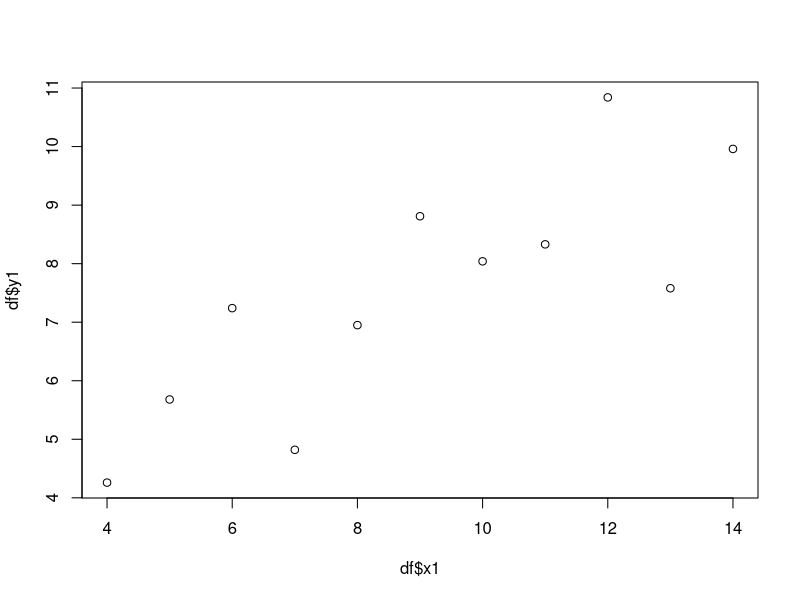
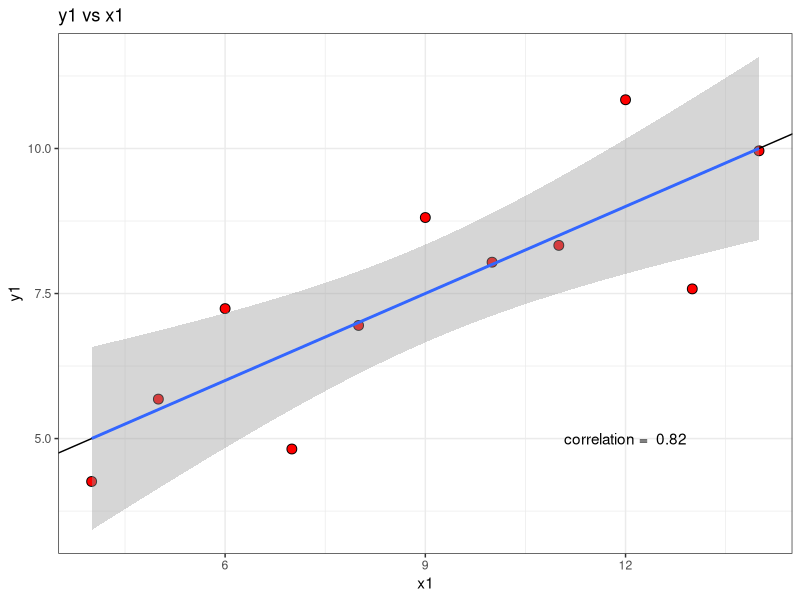
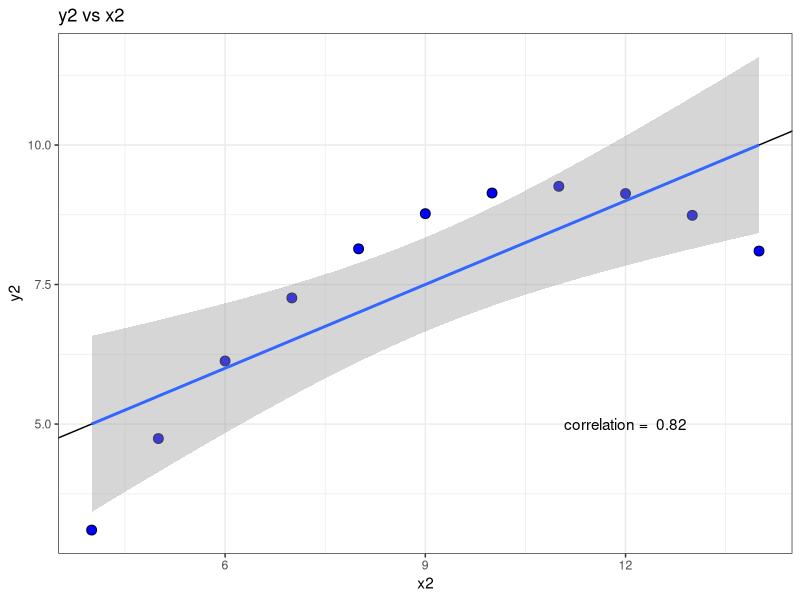
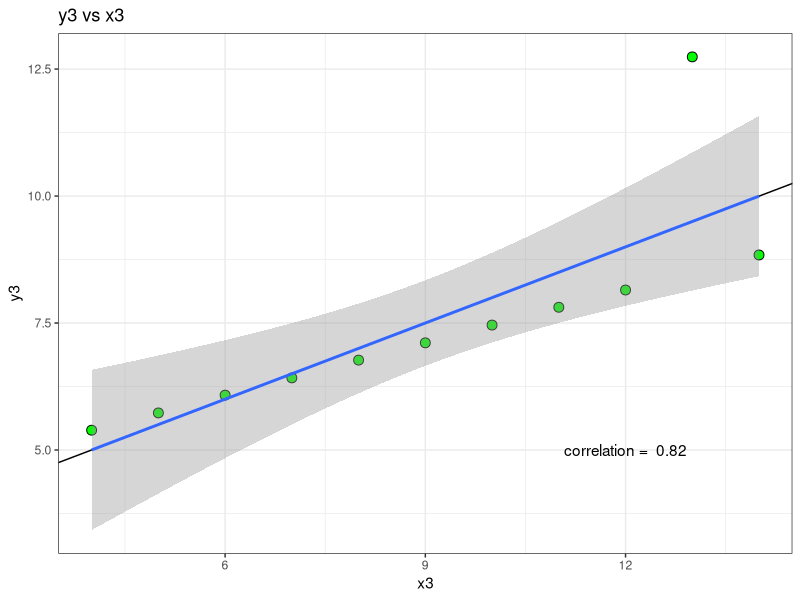
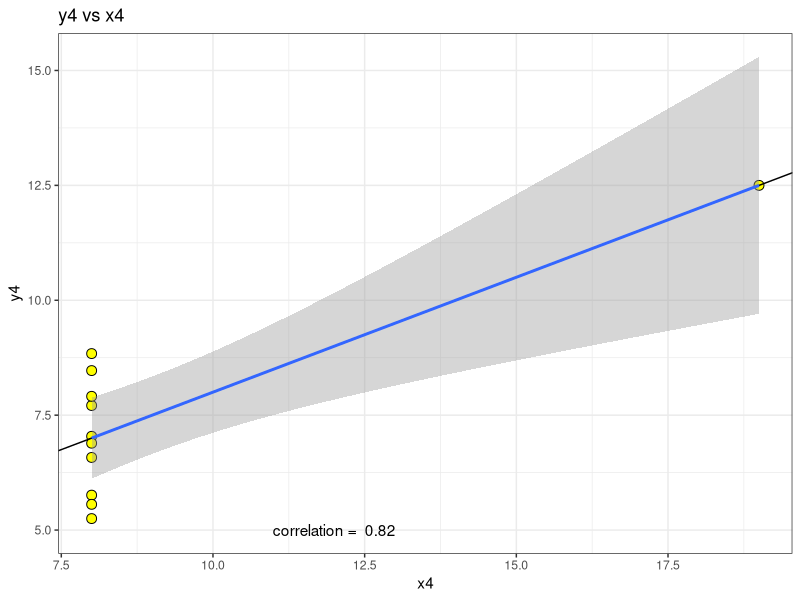
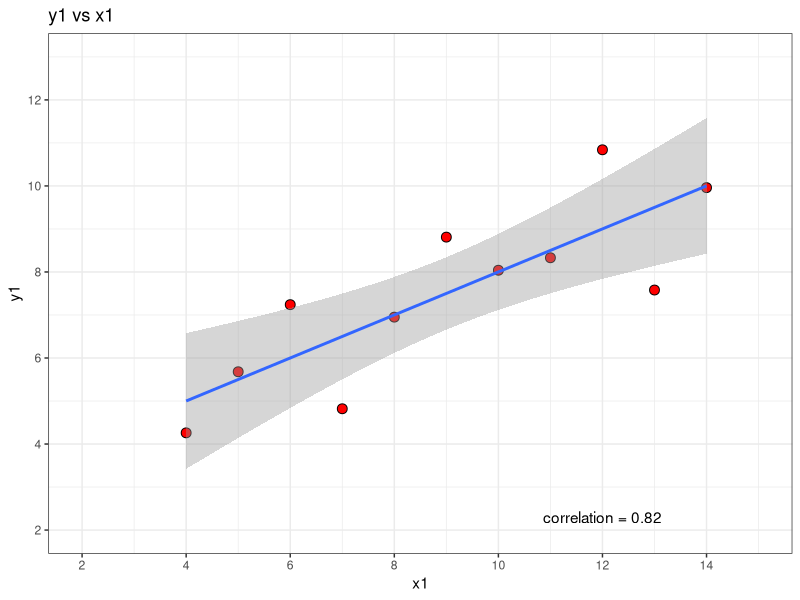
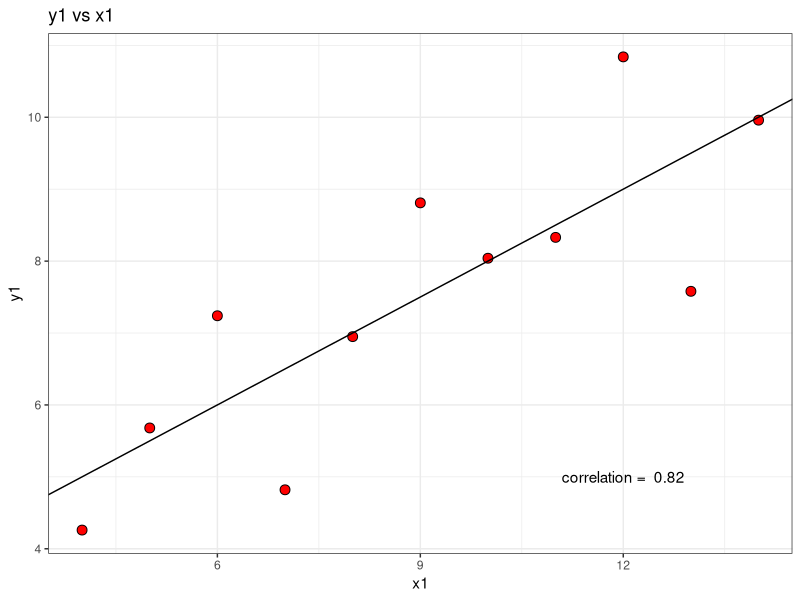
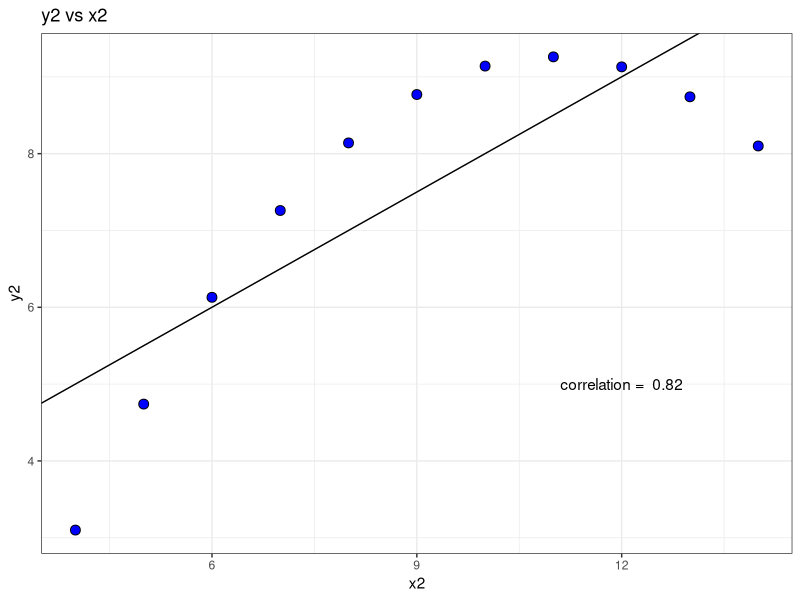

The R source for these figures, in order:
### The Anscombe Quartet Revisited
## Anscombe, Francis J. (1973). "Graphs in Statistical Analysis". American Statistician. 27 (1): 17–21.

## Directory:
if(.Platform$OS.type == "windows"){
  setwd("c:/R/math/probabilities/correlations")
} else { 
  setwd("~/R/math/probabilities/correlations")
}

## Data
df <- anscombe
View(df)

getOption("digits")  # default value is 7
## [1] 7

options(digits=2)

# Means of x
mean(df$x1)
## [1] 9
mean(df$x2)
## [1] 9
mean(df$x3)
## [1] 9
mean(df$x4)
## [1] 9

# Means of y
mean(df$y1)
## [1] 7.5
mean(df$y2)
## [1] 7.5
mean(df$y3)
## [1] 7.5
mean(df$y4)
## [1] 7.5


## Means: Automate the process
sapply(1:8, function(x) mean(df[, x]))


# Variances of x
var(df$x1)
## [1] 11
var(df$x2)
## [1] 11
var(df$x3)
## [1] 11
var(df$x4)
## [1] 11

# Variances of y
var(df$y1)
## [1] 4.1
var(df$y2)
## [1] 4.1
var(df$y3)
## [1] 4.1
var(df$y4)
## [1] 4.1

## Covariances
cov(df$x1, df$y1)
## [1] 5.5
cov(df$x2, df$y2)
## [1] 5.5
cov(df$x3, df$y3)
## [1] 5.5
cov(df$x4, df$y4)
## [1] 5.5

## Correlations
cor(df$x1, df$y1) -> cor1
## [1] 0.82
cor(df$x2, df$y2) -> cor2
## [1] 0.82
cor(df$x3, df$y3) -> cor3
## [1] 0.82
cor(df$x4, df$y4) -> cor4
## [1] 0.82

## Correlation: Check the definition
cov(df$x1, df$y1) / (sd(df$x1) * sd(df$y1))
## [1] 0.82

## Correlations: Automate the process
sapply(1:4, function(x) cor(df[, x], df[, x+4]))
## [1] 0.82 0.82 0.82 0.82

## Medians: Now the descriptive statistics do differ!
median(df$y1)
## [1] 7.6
median(df$y2)
## [1] 8.1
median(df$y3)
## [1] 7.1
median(df$y4)
## [1] 7.0


## Plots
## in base R
plot(df$x1, df$y1)

## with ggplot
library("ggplot2")
ggplot(data = df, aes(x = x1, y = y1)) + 
  geom_point(size = 3, pch = 21, fill = "red") + 
  theme_bw() +
  ggtitle('y1 vs x1') -> p1

ggplot(data = df, aes(x = x2, y = y2)) + 
    geom_point(size = 3, pch = 21, fill = "blue") + 
    theme_bw() +
    ggtitle('y2 vs x2') -> p2

ggplot(data = df, aes(x = x3, y = y3)) + 
    geom_point(size = 3, pch = 21, fill = "green") + 
    theme_bw() +
    ggtitle('y3 vs x3') -> p3

ggplot(data = df, aes(x = x4, y = y4)) + 
    geom_point(size = 3, pch = 21, fill = "yellow") + 
    theme_bw() + 
    ggtitle('y4 vs x4') -> p4

## OLS regression
lm1 <- lm(y1 ~ x1, data = df)
lm2 <- lm(y2 ~ x2, data = df)
lm3 <- lm(y3 ~ x3, data = df)
lm4 <- lm(y4 ~ x4, data = df)

## Add regression line to plots
## Method 1: with geom_abline() and lm$coefficients
p1 + 
  geom_abline(intercept = lm1$coefficients[1], 
              slope = lm1$coefficients[2]) +
  annotate("text", x = 12, y = 5, 
           label = paste("correlation = ", format(cor1, digits=2))) -> p1
ggsave(last_plot(), file = "correlations-anscombe-1a.pdf", 
    width = 5, height = 5)

p2 + 
  geom_abline(intercept = lm2$coefficients[1], 
              slope = lm2$coefficients[2]) +
  annotate("text", x = 12, y = 5, 
           label = paste("correlation = ", format(cor2, digits=2))) -> p2
ggsave(last_plot(), file = "correlations-anscombe-2a.pdf", 
    width = 5, height = 5)


p3 + 
  geom_abline(intercept = lm3$coefficients[1], 
              slope = lm3$coefficients[2]) +
  annotate("text", x = 12, y = 5, 
           label = paste("correlation = ", format(cor3, digits=2))) -> p3
ggsave(last_plot(), file = "correlations-anscombe-3a.pdf", 
    width = 5, height = 5)


p4 + 
  geom_abline(intercept = lm4$coefficients[1], 
              slope = lm4$coefficients[2]) +
  annotate("text", x = 12, y = 5, 
           label = paste("correlation = ", format(cor4, digits=2))) -> p4
ggsave(last_plot(), file = "correlations-anscombe-4a.pdf", 
    width = 5, height = 5)


pdf("correlations-anscombe-a.pdf")
  library('gridExtra')
  grid.arrange(p1, p2, p3, p4, 
    top = 'Anscombe Quadrant -- Correlations')
dev.off()

## Method2: with geom_smooth(method = 'lm')
p1 + geom_smooth(method = 'lm')
ggsave(last_plot(), file = "correlations-anscombe-1b.pdf", 
    width = 5, height = 5)
p2 + geom_smooth(method = 'lm')
ggsave(last_plot(), file = "correlations-anscombe-2b.pdf", 
    width = 5, height = 5)
p3 + geom_smooth(method = 'lm')
ggsave(last_plot(), file = "correlations-anscombe-3b.pdf", 
    width = 5, height = 5)
p4 + geom_smooth(method = 'lm')
ggsave(last_plot(), file = "correlations-anscombe-4b.pdf", 
    width = 5, height = 5)



## Make a function to automate the plot-making process
## Remarks: 
   ## explicit return() is good programming habit
   ## variable xn stores "x1" for n=1, 
   ## get(xn) returns the value of the named object
ggplot_n <- function(n) {
  require('ggplot2')
  fn <- c('red', 'blue', 'green', 'yellow')[n]
  xn <- paste0('x', n)
  yn <- paste0('y', n)
  lm <- lm(get(yn) ~ get(xn), data = df)
  cr <- format(cor(df[, xn], df[, yn]), digits=2)
  x1 <- ifelse(n == 4, 6, 2)
  x2 <- ifelse(n == 4, 20, 15)
  ggplot(data = df, aes(x = get(xn), y = get(yn))) + 
    geom_point(size = 3, pch = 21, fill = fn) + 
    geom_smooth(method='lm') +
#    geom_abline(intercept = lm$coefficients[1], 
#              slope = lm$coefficients[2]) +
    annotate("text", x = 12, y = 2.3, 
             label = paste("correlation =", cr)) +
    scale_x_continuous(limits = c(x1,x2), breaks = seq(0, 20, 2)) + 
    scale_y_continuous(limits = c(2,13), breaks = seq(0, 20, 2)) +
    theme_bw() +
    xlab(xn) + ylab(yn) +
    ggtitle(paste0(yn, ' vs ', xn)) -> p
  return(p)
}

ggplot_n(1)

pdf("correlations-anscombe-b.pdf", bg = "lightgray")
  library('gridExtra')
  grid.arrange(ggplot_n(1), ggplot_n(2), ggplot_n(3), ggplot_n(4), 
    top = 'Anscombe Quadrant -- Correlations')
dev.off()

# Add background color to grid - FAIL
pdf("correlations-anscombe.pdf", bg = "gray")
  library('gridExtra')
  margin <- theme(plot.margin = unit(c(1,1,1,1), 'cm'))
  grobs <- lapply(list(p1, p2, p3, p4), '+', margin)
  title <- 'Anscombe Quadrant -- Correlations'
  grid.arrange(grobs = grobs, top = title)
dev.off()
